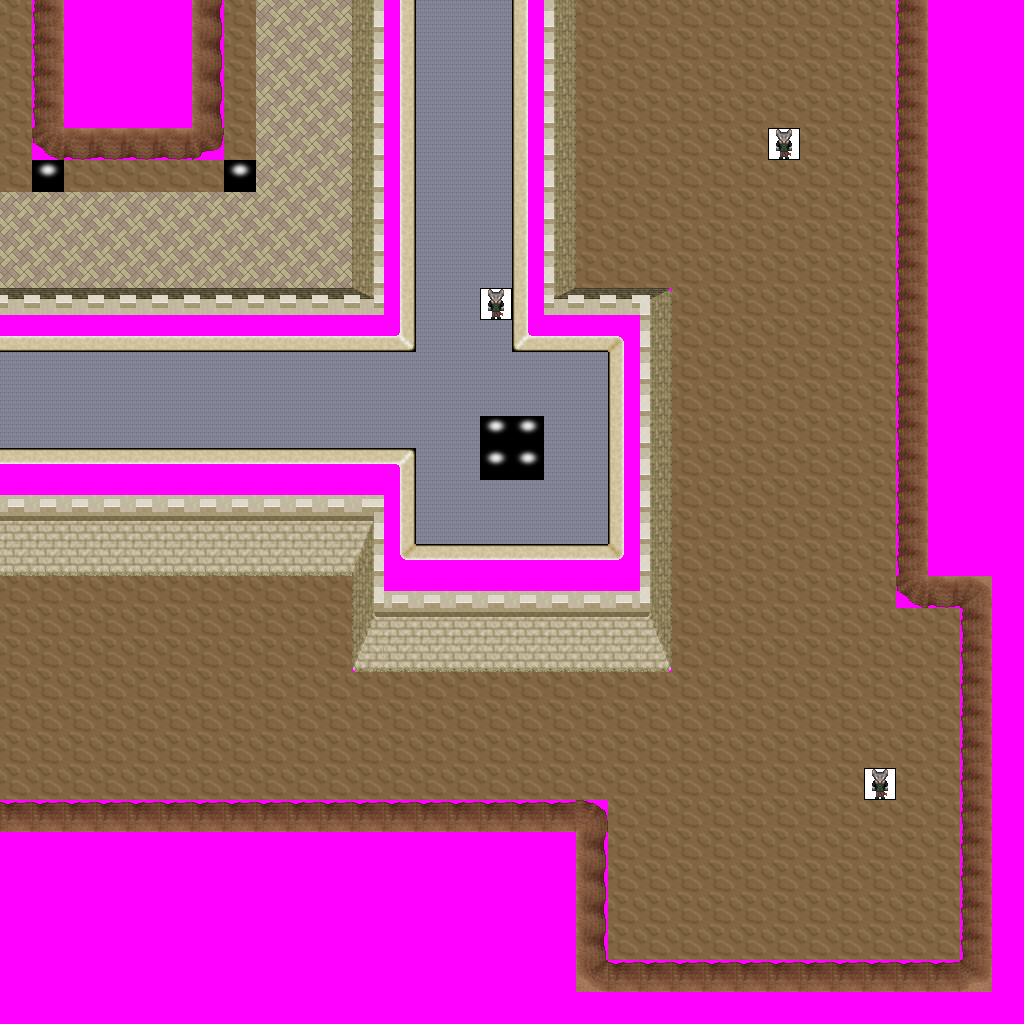

The image is a tile-based game level rendered from a .tmx file. Its description and source (layers, tilesets, objects; grid data summarised) follow:
An orthogonal 32x32 tile map with 32x32 px tiles, 9 tile layers (Ground, Objects, Above, Walkable, ...), 8 tilesets and 14 objects (7x newmap, from_east_0, from_east_1, from_east_2, from_south_0, ...).

<map version="1.0" orientation="orthogonal" width="32" height="32" tilewidth="32" tileheight="32">
 <tileset firstgid="1" name="building_castle" tilewidth="32" tileheight="32">
  <image source="../drawable/building_castle.png" width="640" height="512" />
 </tileset>
 <tileset firstgid="321" name="ground_brown" tilewidth="32" tileheight="32">
  <image source="../drawable/ground_brown.png" width="160" height="32" />
 </tileset>
 <tileset firstgid="326" name="ground_brown_paving" tilewidth="32" tileheight="32">
  <image source="../drawable/ground_brown_paving.png" width="64" height="32" />
 </tileset>
 <tileset firstgid="328" name="furniture_light_dark_torch" tilewidth="32" tileheight="32">
  <image source="../drawable/furniture_light_dark_torch.png" width="64" height="128" />
 </tileset>
 <tileset firstgid="336" name="logic_creature_ratfolk" tilewidth="32" tileheight="32">
  <image source="../drawable/logic_creature_ratfolk.png" width="96" height="32" />
 </tileset>
 <tileset firstgid="339" name="light_light_1x1" tilewidth="32" tileheight="32">
  <image source="../drawable/light_light_1x1.png" width="96" height="32" />
 </tileset>
 <tileset firstgid="342" name="building_wall_int_sandstone" tilewidth="32" tileheight="32">
  <image source="../drawable/building_wall_int_sandstone.png" width="96" height="160" />
 </tileset>
 <tileset firstgid="357" name="walkable_sentinel" tilewidth="32" tileheight="32">
  <image source="../drawable/walkable_sentinel.png" width="32" height="32" />
 </tileset>
 <layer name="Ground" width="32" height="32">
  <data>[1024 cells, 1024 non-empty, 4 distinct tile ids]</data>
 </layer>
 <layer name="Objects" width="32" height="32">
  <data>[1024 cells, 0 non-empty, 0 distinct tile ids]</data>
 </layer>
 <layer name="Above" width="32" height="32">
  <data>[1024 cells, 0 non-empty, 0 distinct tile ids]</data>
 </layer>
 <layer name="Walkable" width="32" height="32">
  <data>[1024 cells, 467 non-empty, 1 distinct tile ids]</data>
 </layer>
 <layer name="Objects_stendhal" width="32" height="32">
  <data>[1024 cells, 313 non-empty, 44 distinct tile ids]</data>
 </layer>
 <layer name="Above_stendhal" width="32" height="32">
  <data>[1024 cells, 0 non-empty, 0 distinct tile ids]</data>
 </layer>
 <layer name="Objects_stendhal2" width="32" height="32">
  <data>[1024 cells, 3 non-empty, 1 distinct tile ids]</data>
 </layer>
 <layer name="Objects_stendhal3" width="32" height="32">
  <data>[1024 cells, 6 non-empty, 1 distinct tile ids]</data>
 </layer>
 <layer name="Above_stendhal2" width="32" height="32">
  <data>[1024 cells, 0 non-empty, 0 distinct tile ids]</data>
 </layer>
 <objectgroup name="Mapevents" width="32" height="32">
  <object name="exit_west_0" type="newmap" x="0" y="0" width="32" height="288">
   <properties>
    <property name="map" value="level_3_orril_dungeon_x6_y4" />
    <property name="place" value="from_west_0" />
   </properties>
  </object>
  <object name="exit_west_1" type="newmap" x="0" y="352" width="32" height="96">
   <properties>
    <property name="map" value="level_3_orril_dungeon_x6_y4" />
    <property name="place" value="from_west_1" />
   </properties>
  </object>
  <object name="exit_west_2" type="newmap" x="0" y="576" width="32" height="224">
   <properties>
    <property name="map" value="level_3_orril_dungeon_x6_y4" />
    <property name="place" value="from_west_2" />
   </properties>
  </object>
  <object name="exit_north_0" type="newmap" x="0" y="0" width="32" height="32">
   <properties>
    <property name="map" value="level_3_orril_dungeon_x7_y3" />
    <property name="place" value="from_north_0" />
   </properties>
  </object>
  <object name="exit_north_1" type="newmap" x="256" y="0" width="96" height="32">
   <properties>
    <property name="map" value="level_3_orril_dungeon_x7_y3" />
    <property name="place" value="from_north_1" />
   </properties>
  </object>
  <object name="exit_north_2" type="newmap" x="416" y="0" width="96" height="32">
   <properties>
    <property name="map" value="level_3_orril_dungeon_x7_y3" />
    <property name="place" value="from_north_2" />
   </properties>
  </object>
  <object name="exit_north_3" type="newmap" x="576" y="0" width="320" height="32">
   <properties>
    <property name="map" value="level_3_orril_dungeon_x7_y3" />
    <property name="place" value="from_north_3" />
   </properties>
  </object>
 </objectgroup>
 <objectgroup name="Spawn" width="32" height="32">
  <object name="from_east_0" x="0" y="128" width="32" height="32" />
  <object name="from_east_1" x="0" y="384" width="32" height="32" />
  <object name="from_east_2" x="0" y="672" width="32" height="32" />
  <object name="from_south_0" x="0" y="0" width="32" height="32" />
  <object name="from_south_1" x="288" y="0" width="32" height="32" />
  <object name="from_south_2" x="448" y="0" width="32" height="32" />
  <object name="from_south_3" x="736" y="0" width="32" height="32" />
 </objectgroup>
 <objectgroup name="Keys" width="32" height="32" />
 <objectgroup name="Replace" width="32" height="32" />
</map>
